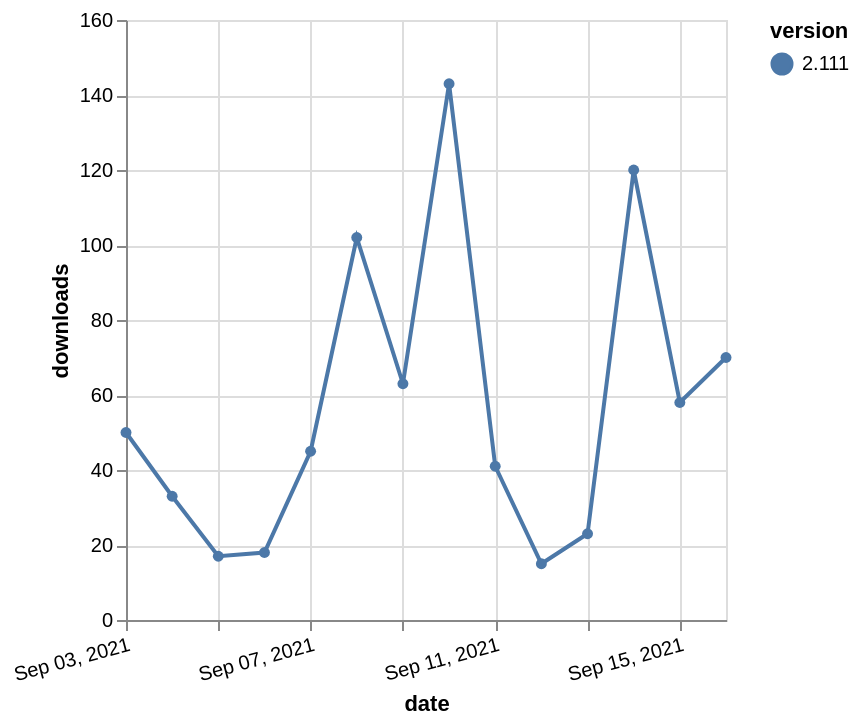

This figure's Vega-Lite source:
### Vega-Lite specification from a JSON file in a GitHub repository (floating-point values rounded to 4 significant figures)
{"$schema": "https://vega.github.io/schema/vega-lite/v5.json", "description": "A simple bar chart with embedded data.", "data": {"values": [{"date": "2021-09-03", "total": 79413, "delta": 50, "version": "2.111"}, {"date": "2021-09-04", "total": 79446, "delta": 33, "version": "2.111"}, {"date": "2021-09-05", "total": 79463, "delta": 17, "version": "2.111"}, {"date": "2021-09-06", "total": 79481, "delta": 18, "version": "2.111"}, {"date": "2021-09-07", "total": 79526, "delta": 45, "version": "2.111"}, {"date": "2021-09-08", "total": 79628, "delta": 102, "version": "2.111"}, {"date": "2021-09-09", "total": 79691, "delta": 63, "version": "2.111"}, {"date": "2021-09-10", "total": 79834, "delta": 143, "version": "2.111"}, {"date": "2021-09-11", "total": 79875, "delta": 41, "version": "2.111"}, {"date": "2021-09-12", "total": 79890, "delta": 15, "version": "2.111"}, {"date": "2021-09-13", "total": 79913, "delta": 23, "version": "2.111"}, {"date": "2021-09-14", "total": 80033, "delta": 120, "version": "2.111"}, {"date": "2021-09-15", "total": 80091, "delta": 58, "version": "2.111"}, {"date": "2021-09-16", "total": 80161, "delta": 70, "version": "2.111"}]}, "width": "container", "mark": {"type": "line", "point": {"filled": true}}, "encoding": {"x": {"field": "date", "type": "temporal", "timeUnit": "yearmonthdate", "title": "date", "axis": {"labelAngle": -15}}, "y": {"field": "delta", "type": "quantitative", "title": "downloads"}, "color": {"field": "version", "type": "nominal"}, "tooltip": {"field": "delta"}}}
